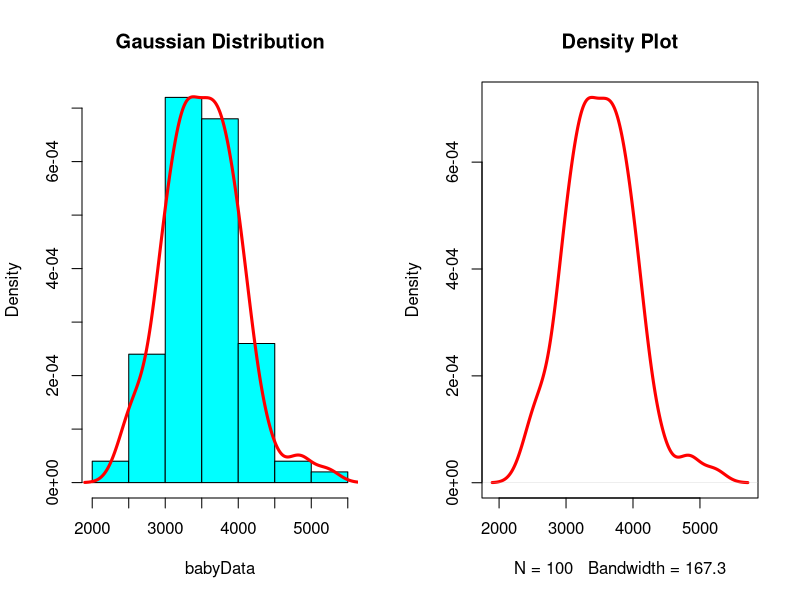
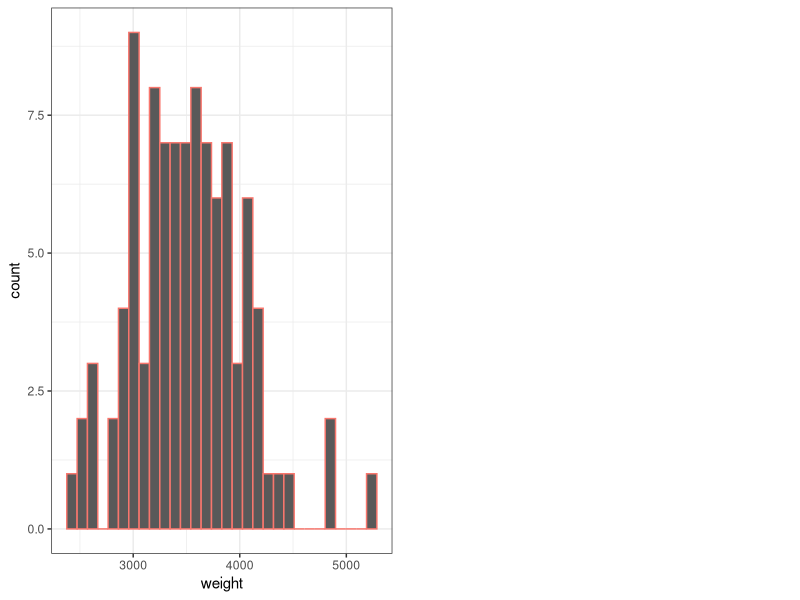

Reproduce these figures in R, in order. (Note: this script raises an error after producing the figures.)
### Code examples for visualizing normal distributions ###

###Draw 100 samples from a normal distribution with mean 3500 and standard deviation 500
babyData <- rnorm(100, mean = 3500, sd=500)


# Create two plots side by cide 
# First we set the parameters, mfrow allows you to layout plots side by side
par(mfrow=c(1,2)) # Make device region 1 by 2

# Here the first plot which is a histogram 
hist(babyData, prob=TRUE, col="cyan", main="Gaussian Distribution")

# Line is not a plot command so that it goes to the previous plot command. 
lines(density(babyData),lwd=3,col="red")

# This puts the density function on a new plotS
plot(density(babyData),lwd=3,col="red",main="")



# add the title to the most recent plot 
title(main="Density Plot")



#ggplot version


#Load library, install.packages("ggplot2") 
if(!require(ggplot2))
{
  install.packages("ggplot2")
}

if(!require(gridExtra))
{
  install.packages("gridExtra")
}

#Create data frame 
df = data.frame(babyData)
colnames(df) = "weight"

#Legend.position = 0 removes the legend from the plot
g = ggplot(data=df,aes(x=weight,color="red")) + 
  geom_histogram() + 
  theme_bw() + 
  theme(legend.position = 0)


h = ggplot(data=df,aes(x=weight,color="red")) + 
  geom_density() + 
  theme_bw() + 
  theme(legend.position=0)

grid.arrange(g,h,nrow=1)



# And now set back the par to the originial setting. 
# This step is a good practice so that you set the par back to what it was. 
par(mfrow=c(1,1))


# We want to visualize the normal distribution curve and color some part of it. 

# Define a vector
x <- seq(from = -3, to = 3, length.out = 100)

# Apply the distribution density function to the vector
y <- dnorm(x)

# Plot it
plot(x, y, type="l")

# Shade an area from -1 to 1: define the area by specifying points along the outer edges and then use polygon function to fill the shape
xvalues <- x[x>=-1 & x<=1]
yvalues <- y[x>=-1 & x<=1]
region.x <- c(xvalues[1], xvalues, tail(xvalues, 1))
region.y <- c(0, yvalues, 0)
# print out the region.x to see what is inside. 
region.x
region.y

polygon(region.x, region.y, col="navy")


###Another way to visualize the normal distribution curve ###

# Define a vector
x <- seq(from = -3, to = 3, length.out = 100)

# Define a vector
curve(dnorm(x), xlim=c(-3,3), main='Normal Density')

# To shade the region represented by P(-3 < X < -2). 

# The first vertex we want for our polygon is (-3,0). 
cord.x <- c(-3)
cord.y <- c(0)

# The 2nd vertex will be (-3, f(-3)), f(-3) is the normal density evaluated at -3. 
cord.x <- c(cord.x, -3) 
cord.y <- c(cord.y, dnorm(-3)) 

# The 3rd and 4th vertices are (-2,f(-2)) and (-2,0)
cord.x <- c(cord.x, -2, -2)
cord.y <- c(cord.y, dnorm(-2), 0)

# Now, we can use the polygon function and color parts in skyblue color. 
polygon(cord.x, cord.y, col="skyblue")



# ggplot visualization
# Define a vector
x <- seq(from = -3, to = 3, length.out = 100)

# Apply the distribution density function to the vector
y <- dnorm(x)
df = data.frame(x,y)
ggplot(data=df,aes(x=x,y=y,color="red")) + 
  geom_line() +
  theme_bw()

